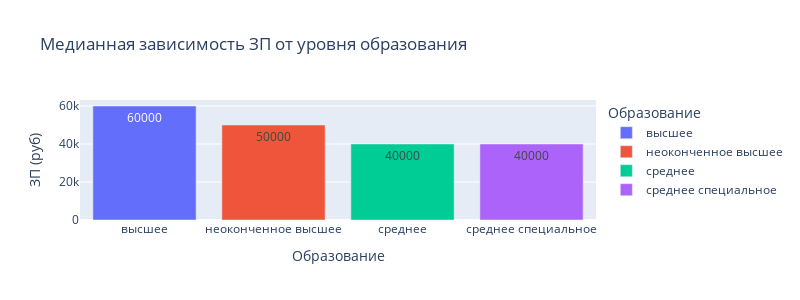

This figure's notebook cell:
### Markdown cell above
4. Построем диаграмму, которая показывает зависимость **медианной** желаемой заработной платы (**"ЗП (руб)"**) от уровня образования (**"Образование"**), используя для диаграммы данные о резюме, где желаемая заработная плата меньше 1 млн рублей.

### Code cell
bar_data = hh_df[hh_df['ЗП (руб)'] < 1000000].groupby('Образование', as_index=False)['ЗП (руб)'].median()

fig = px.bar(
    data_frame=bar_data,
    x='Образование',
    y='ЗП (руб)', 
    color='Образование', 
    text = 'ЗП (руб)', 
    orientation='v', 
    height=300,
    width=800, 
    title='Медианная зависимость ЗП от уровня образования'
)
fig.show()

### Figure 1 — Plotly figure (JSON) as saved in the notebook; plotly's stock layout.template omitted (floating-point values rounded to 4 significant figures)
{"data": [{"alignmentgroup": "True", "hovertemplate": "Образование=%{x}<br>ЗП (руб)=%{text}<extra></extra>", "legendgroup": "высшее", "marker": {"color": "#636efa", "pattern": {"shape": ""}}, "name": "высшее", "offsetgroup": "высшее", "orientation": "v", "showlegend": true, "text": [60000], "textposition": "auto", "type": "bar", "x": ["высшее"], "xaxis": "x", "y": [60000], "yaxis": "y"}, {"alignmentgroup": "True", "hovertemplate": "Образование=%{x}<br>ЗП (руб)=%{text}<extra></extra>", "legendgroup": "неоконченное высшее", "marker": {"color": "#EF553B", "pattern": {"shape": ""}}, "name": "неоконченное высшее", "offsetgroup": "неоконченное высшее", "orientation": "v", "showlegend": true, "text": [50000], "textposition": "auto", "type": "bar", "x": ["неоконченное высшее"], "xaxis": "x", "y": [50000], "yaxis": "y"}, {"alignmentgroup": "True", "hovertemplate": "Образование=%{x}<br>ЗП (руб)=%{text}<extra></extra>", "legendgroup": "среднее", "marker": {"color": "#00cc96", "pattern": {"shape": ""}}, "name": "среднее", "offsetgroup": "среднее", "orientation": "v", "showlegend": true, "text": [40000], "textposition": "auto", "type": "bar", "x": ["среднее"], "xaxis": "x", "y": [40000], "yaxis": "y"}, {"alignmentgroup": "True", "hovertemplate": "Образование=%{x}<br>ЗП (руб)=%{text}<extra></extra>", "legendgroup": "среднее специальное", "marker": {"color": "#ab63fa", "pattern": {"shape": ""}}, "name": "среднее специальное", "offsetgroup": "среднее специальное", "orientation": "v", "showlegend": true, "text": [40000], "textposition": "auto", "type": "bar", "x": ["среднее специальное"], "xaxis": "x", "y": [40000], "yaxis": "y"}], "layout": {"barmode": "relative", "height": 300, "legend": {"title": {"text": "Образование"}, "tracegroupgap": 0}, "title": {"text": "Медианная зависимость ЗП от уровня образования"}, "width": 800, "xaxis": {"anchor": "y", "categoryarray": ["высшее", "неоконченное высшее", "среднее", "среднее специальное"], "categoryorder": "array", "domain": [0, 1], "title": {"text": "Образование"}}, "yaxis": {"anchor": "x", "domain": [0, 1], "title": {"text": "ЗП (руб)"}}}}
